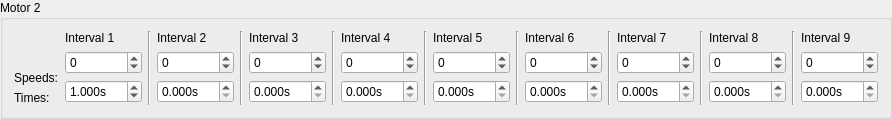
         <widget class="QGroupBox" name="grpBxMotor2Params">
          <property name="sizePolicy">
           <sizepolicy hsizetype="Fixed" vsizetype="Fixed">
            <horstretch>0</horstretch>
            <verstretch>0</verstretch>
           </sizepolicy>
          </property>
          <property name="minimumSize">
           <size>
            <width>875</width>
            <height>100</height>
           </size>
          </property>
          <property name="font">
           <font>
            <pointsize>9</pointsize>
           </font>
          </property>
          <property name="title">
           <string>Motor 2</string>
          </property>
          <layout class="QHBoxLayout" name="horizontalLayout_2">
           <item>
            <layout class="QVBoxLayout" name="verticalLayout_15">
             <item>
              <spacer name="verticalSpacer_3">
               <property name="orientation">
                <enum>Qt::Vertical</enum>
               </property>
               <property name="sizeHint" stdset="0">
                <size>
                 <width>20</width>
                 <height>40</height>
                </size>
               </property>
              </spacer>
             </item>
             <item>
              <layout class="QVBoxLayout" name="verticalLayout_16">
               <item>
                <widget class="QLabel" name="lblSpeedsMotor2">
                 <property name="text">
                  <string>Speeds:</string>
                 </property>
                 <property name="margin">
                  <number>2</number>
                 </property>
                </widget>
               </item>
               <item>
                <widget class="QLabel" name="lblIntervalLengthsMotor2">
                 <property name="text">
                  <string>Times:</string>
                 </property>
                 <property name="margin">
                  <number>4</number>
                 </property>
                </widget>
               </item>
              </layout>
             </item>
            </layout>
           </item>
           <item>
            <layout class="QVBoxLayout" name="verticalLayout_17">
             <item>
              <widget class="QLabel" name="lblMotor2Interval1">
               <property name="sizePolicy">
                <sizepolicy hsizetype="Fixed" vsizetype="Fixed">
                 <horstretch>0</horstretch>
                 <verstretch>0</verstretch>
                </sizepolicy>
               </property>
               <property name="minimumSize">
                <size>
                 <width>65</width>
                 <height>10</height>
                </size>
               </property>
               <property name="text">
                <string>Interval 1</string>
               </property>
              </widget>
             </item>
             <item>
              <widget class="QSpinBox" name="spnbxMotor2Speed1">
               <property name="sizePolicy">
                <sizepolicy hsizetype="MinimumExpanding" vsizetype="Fixed">
                 <horstretch>0</horstretch>
                 <verstretch>0</verstretch>
                </sizepolicy>
               </property>
               <property name="minimumSize">
                <size>
                 <width>65</width>
                 <height>20</height>
                </size>
               </property>
               <property name="toolTip">
                <string>Speed of motor</string>
               </property>
               <property name="minimum">
                <number>-3200</number>
               </property>
               <property name="maximum">
                <number>3200</number>
               </property>
              </widget>
             </item>
             <item>
              <widget class="QDoubleSpinBox" name="dblspnbxMotor2Interval1">
               <property name="sizePolicy">
                <sizepolicy hsizetype="MinimumExpanding" vsizetype="Fixed">
                 <horstretch>0</horstretch>
                 <verstretch>0</verstretch>
                </sizepolicy>
               </property>
               <property name="minimumSize">
                <size>
                 <width>65</width>
                 <height>20</height>
                </size>
               </property>
               <property name="toolTip">
                <string>Time of interval</string>
               </property>
               <property name="suffix">
                <string>s</string>
               </property>
               <property name="decimals">
                <number>3</number>
               </property>
               <property name="maximum">
                <double>300.000000000000000</double>
               </property>
               <property name="value">
                <double>1.000000000000000</double>
               </property>
              </widget>
             </item>
            </layout>
           </item>
           <item>
            <widget class="Line" name="line_11">
             <property name="orientation">
              <enum>Qt::Vertical</enum>
             </property>
            </widget>
           </item>
           <item>
            <layout class="QVBoxLayout" name="verticalLayout_18">
             <item>
              <widget class="QLabel" name="lblMotor2Interval2">
               <property name="sizePolicy">
                <sizepolicy hsizetype="Fixed" vsizetype="Fixed">
                 <horstretch>0</horstretch>
                 <verstretch>0</verstretch>
                </sizepolicy>
               </property>
               <property name="minimumSize">
                <size>
                 <width>65</width>
                 <height>10</height>
                </size>
               </property>
               <property name="text">
                <string>Interval 2</string>
               </property>
              </widget>
             </item>
             <item>
              <widget class="QSpinBox" name="spnbxMotor2Speed2">
               <property name="sizePolicy">
                <sizepolicy hsizetype="MinimumExpanding" vsizetype="Fixed">
                 <horstretch>0</horstretch>
                 <verstretch>0</verstretch>
                </sizepolicy>
               </property>
               <property name="minimumSize">
                <size>
                 <width>65</width>
                 <height>20</height>
                </size>
               </property>
               <property name="toolTip">
                <string>Speed of motor</string>
               </property>
               <property name="minimum">
                <number>-3200</number>
               </property>
               <property name="maximum">
                <number>3200</number>
               </property>
              </widget>
             </item>
             <item>
              <widget class="QDoubleSpinBox" name="dblspnbxMotor2Interval2">
               <property name="sizePolicy">
                <sizepolicy hsizetype="MinimumExpanding" vsizetype="Fixed">
                 <horstretch>0</horstretch>
                 <verstretch>0</verstretch>
                </sizepolicy>
               </property>
               <property name="minimumSize">
                <size>
                 <width>65</width>
                 <height>20</height>
                </size>
               </property>
               <property name="toolTip">
                <string>Time of interval</string>
               </property>
               <property name="suffix">
                <string>s</string>
               </property>
               <property name="decimals">
                <number>3</number>
               </property>
               <property name="maximum">
                <double>300.000000000000000</double>
               </property>
              </widget>
             </item>
            </layout>
           </item>
           <item>
            <widget class="Line" name="line_12">
             <property name="orientation">
              <enum>Qt::Vertical</enum>
             </property>
            </widget>
           </item>
           <item>
            <layout class="QVBoxLayout" name="verticalLayout_19">
             <item>
              <widget class="QLabel" name="lblMotor2Interval3">
               <property name="sizePolicy">
                <sizepolicy hsizetype="Fixed" vsizetype="Fixed">
                 <horstretch>0</horstretch>
                 <verstretch>0</verstretch>
                </sizepolicy>
               </property>
               <property name="minimumSize">
                <size>
                 <width>65</width>
                 <height>10</height>
                </size>
               </property>
               <property name="text">
                <string>Interval 3</string>
               </property>
              </widget>
             </item>
             <item>
              <widget class="QSpinBox" name="spnbxMotor2Speed3">
               <property name="sizePolicy">
                <sizepolicy hsizetype="MinimumExpanding" vsizetype="Fixed">
                 <horstretch>0</horstretch>
                 <verstretch>0</verstretch>
                </sizepolicy>
               </property>
               <property name="minimumSize">
                <size>
                 <width>65</width>
                 <height>20</height>
                </size>
               </property>
               <property name="toolTip">
                <string>Speed of motor</string>
               </property>
               <property name="minimum">
                <number>-3200</number>
               </property>
               <property name="maximum">
                <number>3200</number>
               </property>
              </widget>
             </item>
             <item>
              <widget class="QDoubleSpinBox" name="dblspnbxMotor2Interval3">
               <property name="sizePolicy">
                <sizepolicy hsizetype="MinimumExpanding" vsizetype="Fixed">
                 <horstretch>0</horstretch>
                 <verstretch>0</verstretch>
                </sizepolicy>
               </property>
               <property name="minimumSize">
                <size>
                 <width>65</width>
                 <height>20</height>
                </size>
               </property>
               <property name="toolTip">
                <string>Time of interval</string>
               </property>
               <property name="suffix">
                <string>s</string>
               </property>
               <property name="decimals">
                <number>3</number>
               </property>
               <property name="maximum">
                <double>300.000000000000000</double>
               </property>
              </widget>
             </item>
            </layout>
           </item>
           <item>
            <widget class="Line" name="line_13">
             <property name="orientation">
              <enum>Qt::Vertical</enum>
             </property>
            </widget>
           </item>
           <item>
            <layout class="QVBoxLayout" name="verticalLayout_20">
             <item>
              <widget class="QLabel" name="lblMotor2Interval4">
               <property name="sizePolicy">
                <sizepolicy hsizetype="Fixed" vsizetype="Fixed">
                 <horstretch>0</horstretch>
                 <verstretch>0</verstretch>
                </sizepolicy>
               </property>
               <property name="minimumSize">
                <size>
                 <width>65</width>
                 <height>10</height>
                </size>
               </property>
               <property name="text">
                <string>Interval 4</string>
               </property>
              </widget>
             </item>
             <item>
              <widget class="QSpinBox" name="spnbxMotor2Speed4">
               <property name="sizePolicy">
                <sizepolicy hsizetype="MinimumExpanding" vsizetype="Fixed">
                 <horstretch>0</horstretch>
                 <verstretch>0</verstretch>
                </sizepolicy>
               </property>
               <property name="minimumSize">
                <size>
                 <width>65</width>
                 <height>20</height>
                </size>
               </property>
               <property name="toolTip">
                <string>Speed of motor</string>
               </property>
               <property name="minimum">
                <number>-3200</number>
               </property>
               <property name="maximum">
                <number>3200</number>
               </property>
              </widget>
             </item>
             <item>
              <widget class="QDoubleSpinBox" name="dblspnbxMotor2Interval4">
               <property name="sizePolicy">
                <sizepolicy hsizetype="MinimumExpanding" vsizetype="Fixed">
                 <horstretch>0</horstretch>
                 <verstretch>0</verstretch>
                </sizepolicy>
               </property>
               <property name="minimumSize">
                <size>
                 <width>65</width>
                 <height>20</height>
                </size>
               </property>
               <property name="toolTip">
                <string>Time of interval</string>
               </property>
               <property name="suffix">
                <string>s</string>
               </property>
               <property name="decimals">
                <number>3</number>
               </property>
               <property name="maximum">
                <double>300.000000000000000</double>
               </property>
              </widget>
             </item>
            </layout>
           </item>
           <item>
            <widget class="Line" name="line_14">
             <property name="orientation">
              <enum>Qt::Vertical</enum>
             </property>
            </widget>
           </item>
           <item>
            <layout class="QVBoxLayout" name="verticalLayout_21">
             <item>
              <widget class="QLabel" name="lblMotor2Interval5">
               <property name="sizePolicy">
                <sizepolicy hsizetype="Fixed" vsizetype="Fixed">
                 <horstretch>0</horstretch>
                 <verstretch>0</verstretch>
                </sizepolicy>
               </property>
               <property name="minimumSize">
                <size>
                 <width>65</width>
                 <height>10</height>
                </size>
               </property>
               <property name="text">
                <string>Interval 5</string>
               </property>
              </widget>
             </item>
             <item>
              <widget class="QSpinBox" name="spnbxMotor2Speed5">
               <property name="sizePolicy">
                <sizepolicy hsizetype="MinimumExpanding" vsizetype="Fixed">
                 <horstretch>0</horstretch>
                 <verstretch>0</verstretch>
                </sizepolicy>
               </property>
               <property name="minimumSize">
                <size>
                 <width>65</width>
                 <height>20</height>
                </size>
               </property>
               <property name="toolTip">
                <string>Speed of motor</string>
               </property>
               <property name="minimum">
                <number>-3200</number>
               </property>
               <property name="maximum">
                <number>3200</number>
               </property>
              </widget>
             </item>
             <item>
              <widget class="QDoubleSpinBox" name="dblspnbxMotor2Interval5">
               <property name="sizePolicy">
                <sizepolicy hsizetype="MinimumExpanding" vsizetype="Fixed">
                 <horstretch>0</horstretch>
                 <verstretch>0</verstretch>
                </sizepolicy>
               </property>
               <property name="minimumSize">
                <size>
                 <width>65</width>
                 <height>20</height>
                </size>
               </property>
               <property name="toolTip">
                <string>Time of interval</string>
               </property>
               <property name="suffix">
                <string>s</string>
               </property>
               <property name="decimals">
                <number>3</number>
               </property>
               <property name="maximum">
                <double>300.000000000000000</double>
               </property>
              </widget>
             </item>
            </layout>
           </item>
           <item>
            <widget class="Line" name="line_15">
             <property name="orientation">
              <enum>Qt::Vertical</enum>
             </property>
            </widget>
           </item>
           <item>
            <layout class="QVBoxLayout" name="verticalLayout_22">
             <item>
              <widget class="QLabel" name="lblMotor2Interval6">
               <property name="sizePolicy">
                <sizepolicy hsizetype="Fixed" vsizetype="Fixed">
                 <horstretch>0</horstretch>
                 <verstretch>0</verstretch>
                </sizepolicy>
               </property>
               <property name="minimumSize">
                <size>
                 <width>65</width>
                 <height>10</height>
                </size>
               </property>
               <property name="text">
                <string>Interval 6</string>
               </property>
              </widget>
             </item>
             <item>
              <widget class="QSpinBox" name="spnbxMotor2Speed6">
               <property name="sizePolicy">
                <sizepolicy hsizetype="MinimumExpanding" vsizetype="Fixed">
                 <horstretch>0</horstretch>
                 <verstretch>0</verstretch>
                </sizepolicy>
               </property>
               <property name="minimumSize">
                <size>
                 <width>65</width>
                 <height>20</height>
                </size>
               </property>
               <property name="toolTip">
                <string>Speed of motor</string>
               </property>
               <property name="minimum">
                <number>-3200</number>
               </property>
               <property name="maximum">
                <number>3200</number>
               </property>
              </widget>
             </item>
             <item>
              <widget class="QDoubleSpinBox" name="dblspnbxMotor2Interval6">
               <property name="sizePolicy">
                <sizepolicy hsizetype="MinimumExpanding" vsizetype="Fixed">
                 <horstretch>0</horstretch>
                 <verstretch>0</verstretch>
                </sizepolicy>
               </property>
               <property name="minimumSize">
                <size>
                 <width>65</width>
                 <height>20</height>
                </size>
               </property>
               <property name="toolTip">
                <string>Time of interval</string>
               </property>
               <property name="suffix">
                <string>s</string>
               </property>
               <property name="decimals">
                <number>3</number>
               </property>
               <property name="maximum">
                <double>300.000000000000000</double>
               </property>
              </widget>
             </item>
            </layout>
           </item>
           <item>
            <widget class="Line" name="line_16">
             <property name="orientation">
              <enum>Qt::Vertical</enum>
             </property>
            </widget>
           </item>
           <item>
            <layout class="QVBoxLayout" name="verticalLayout_23">
             <item>
              <widget class="QLabel" name="lblMotor2Interval7">
               <property name="sizePolicy">
                <sizepolicy hsizetype="Fixed" vsizetype="Fixed">
                 <horstretch>0</horstretch>
                 <verstretch>0</verstretch>
                </sizepolicy>
               </property>
               <property name="minimumSize">
                <size>
                 <width>65</width>
                 <height>10</height>
                </size>
               </property>
               <property name="text">
                <string>Interval 7</string>
               </property>
              </widget>
             </item>
             <item>
              <widget class="QSpinBox" name="spnbxMotor2Speed7">
               <property name="sizePolicy">
                <sizepolicy hsizetype="MinimumExpanding" vsizetype="Fixed">
                 <horstretch>0</horstretch>
                 <verstretch>0</verstretch>
                </sizepolicy>
               </property>
               <property name="minimumSize">
                <size>
                 <width>65</width>
                 <height>20</height>
                </size>
               </property>
               <property name="toolTip">
                <string>Speed of motor</string>
               </property>
               <property name="minimum">
                <number>-3200</number>
               </property>
               <property name="maximum">
                <number>3200</number>
               </property>
              </widget>
             </item>
             <item>
              <widget class="QDoubleSpinBox" name="dblspnbxMotor2Interval7">
               <property name="sizePolicy">
                <sizepolicy hsizetype="MinimumExpanding" vsizetype="Fixed">
                 <horstretch>0</horstretch>
                 <verstretch>0</verstretch>
                </sizepolicy>
               </property>
               <property name="minimumSize">
                <size>
                 <width>65</width>
                 <height>20</height>
                </size>
               </property>
               <property name="toolTip">
                <string>Time of interval</string>
               </property>
               <property name="suffix">
                <string>s</string>
               </property>
               <property name="decimals">
                <number>3</number>
               </property>
               <property name="maximum">
                <double>300.000000000000000</double>
               </property>
              </widget>
             </item>
            </layout>
           </item>
           <item>
            <widget class="Line" name="line_17">
             <property name="orientation">
              <enum>Qt::Vertical</enum>
             </property>
            </widget>
           </item>
           <item>
            <layout class="QVBoxLayout" name="verticalLayout_24">
             <item>
              <widget class="QLabel" name="lblMotor2Interval8">
               <property name="sizePolicy">
                <sizepolicy hsizetype="Fixed" vsizetype="Fixed">
                 <horstretch>0</horstretch>
                 <verstretch>0</verstretch>
                </sizepolicy>
               </property>
               <property name="minimumSize">
                <size>
                 <width>65</width>
                 <height>10</height>
                </size>
               </property>
               <property name="text">
                <string>Interval 8</string>
               </property>
              </widget>
             </item>
             <item>
              <widget class="QSpinBox" name="spnbxMotor2Speed8">
               <property name="sizePolicy">
                <sizepolicy hsizetype="MinimumExpanding" vsizetype="Fixed">
                 <horstretch>0</horstretch>
                 <verstretch>0</verstretch>
                </sizepolicy>
               </property>
               <property name="minimumSize">
                <size>
                 <width>65</width>
                 <height>20</height>
                </size>
               </property>
               <property name="toolTip">
                <string>Speed of motor</string>
               </property>
               <property name="minimum">
                <number>-3200</number>
               </property>
               <property name="maximum">
                <number>3200</number>
               </property>
              </widget>
             </item>
             <item>
              <widget class="QDoubleSpinBox" name="dblspnbxMotor2Interval8">
               <property name="sizePolicy">
                <sizepolicy hsizetype="MinimumExpanding" vsizetype="Fixed">
                 <horstretch>0</horstretch>
                 <verstretch>0</verstretch>
                </sizepolicy>
               </property>
               <property name="minimumSize">
                <size>
                 <width>65</width>
                 <height>20</height>
                </size>
               </property>
               <property name="toolTip">
                <string>Time of interval</string>
               </property>
               <property name="suffix">
                <string>s</string>
               </property>
               <property name="decimals">
                <number>3</number>
               </property>
               <property name="maximum">
                <double>300.000000000000000</double>
               </property>
              </widget>
             </item>
            </layout>
           </item>
           <item>
            <widget class="Line" name="line_18">
             <property name="orientation">
              <enum>Qt::Vertical</enum>
             </property>
            </widget>
           </item>
           <item>
            <layout class="QVBoxLayout" name="verticalLayout_25">
             <item>
              <widget class="QLabel" name="lblMotor2Interval9">
               <property name="sizePolicy">
                <sizepolicy hsizetype="Fixed" vsizetype="Fixed">
                 <horstretch>0</horstretch>
                 <verstretch>0</verstretch>
                </sizepolicy>
               </property>
               <property name="minimumSize">
                <size>
                 <width>65</width>
                 <height>10</height>
                </size>
               </property>
               <property name="text">
                <string>Interval 9</string>
               </property>
              </widget>
             </item>
             <item>
              <widget class="QSpinBox" name="spnbxMotor2Speed9">
               <property name="sizePolicy">
                <sizepolicy hsizetype="MinimumExpanding" vsizetype="Fixed">
                 <horstretch>0</horstretch>
                 <verstretch>0</verstretch>
                </sizepolicy>
               </property>
               <property name="minimumSize">
                <size>
                 <width>65</width>
                 <height>20</height>
                </size>
               </property>
               <property name="toolTip">
                <string>Speed of motor</string>
               </property>
               <property name="minimum">
                <number>-3200</number>
               </property>
               <property name="maximum">
                <number>3200</number>
               </property>
              </widget>
             </item>
             <item>
              <widget class="QDoubleSpinBox" name="dblspnbxMotor2Interval9">
               <property name="sizePolicy">
                <sizepolicy hsizetype="MinimumExpanding" vsizetype="Fixed">
                 <horstretch>0</horstretch>
                 <verstretch>0</verstretch>
                </sizepolicy>
               </property>
               <property name="minimumSize">
                <size>
                 <width>65</width>
                 <height>20</height>
                </size>
               </property>
               <property name="toolTip">
                <string>Time of interval</string>
               </property>
               <property name="suffix">
                <string>s</string>
               </property>
               <property name="decimals">
                <number>3</number>
               </property>
               <property name="maximum">
                <double>300.000000000000000</double>
               </property>
              </widget>
             </item>
            </layout>
           </item>
          </layout>
         </widget>
